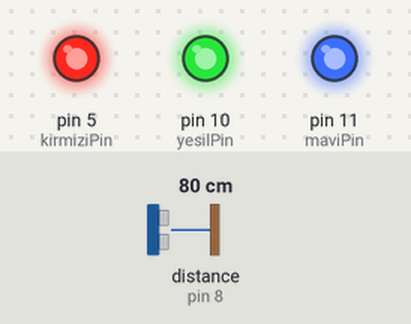
Bench run of a sketch on a simulated Arduino Uno, built with avr-gcc and run on an emulated ATmega328P. Shown: output pins drawn as LEDs (lit = HIGH). Wiring (inferred from the names in the program): ultrasonic range finder: trigger pin 9; echo pin 8. The test bench sets the inputs (shaded band); at power-on: distance to the obstacle (sensor on pin 8) 80 cm. The echo pulse lasts 58.3 µs per cm; pins used as bus, display or sensor lines are not drawn.

Above: at 0.93 s.
1.6 s: distance to the obstacle (sensor on pin 8) set to 95 cm
At 1.71 s:
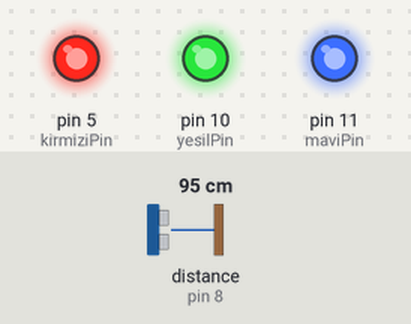
5.2 s: distance to the obstacle (sensor on pin 8) set to 104 cm
At 7.3 s:
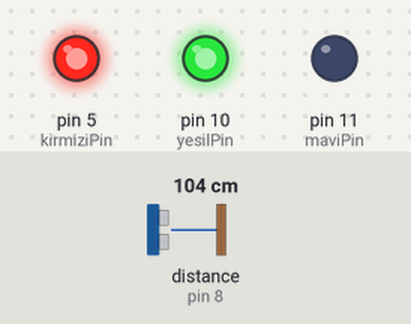
7.7 s: distance to the obstacle (sensor on pin 8) set to 2 cm
At 7.85 s:
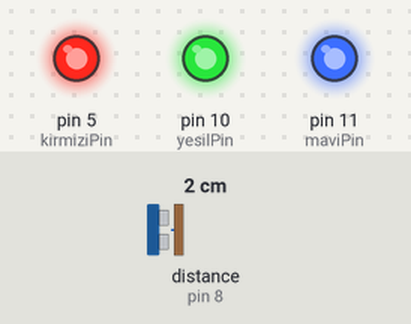
11.2 s: distance to the obstacle (sensor on pin 8) set to 47 cm
14.7 s: distance to the obstacle (sensor on pin 8) set to 56 cm
At 14.85 s:
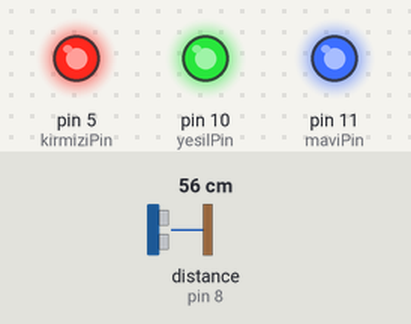
18.2 s: distance to the obstacle (sensor on pin 8) set to 120 cm
At 19.7 s:
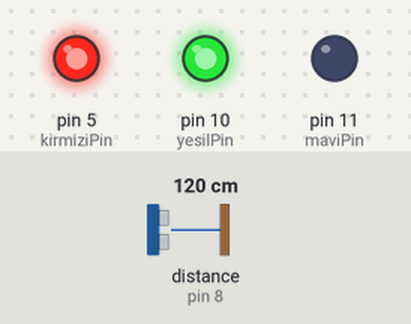
Timing chart, 0 to 21.2 s (numbered marks = the images above; inputs shaded):
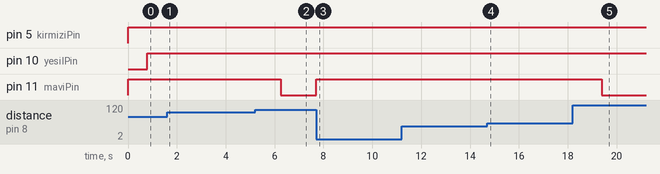

Measured:
- the behaviour switches between 100 and 101 cm on distance to the obstacle (sensor on pin 8) (found by bisection; images 1 and 2)
- after the input at 1.6 s, pin 10 (yesilPin): stays HIGH (without the input it goes to HIGH after 3.6 s)
- after the input at 5.2 s, pin 10 (yesilPin): stays HIGH (without the input it goes to HIGH after 2.5 s); pin 11 (maviPin): HIGH → LOW after 1.1 s
- after the input at 7.7 s, pin 11 (maviPin): LOW → HIGH at once
- after the input at 14.7 s, pin 5 (kirmiziPin): stays HIGH (without the input it goes to HIGH after 3.5 s)
- after the input at 18.2 s, pin 10 (yesilPin): stays HIGH (without the input it goes to HIGH after 3.6 s); pin 11 (maviPin): HIGH → LOW after 1.2 s

The sketch:

bitirmeprojesi.ino
```cpp
int kirmiziPin = 5; // RGB'nin kırmızı led bacağı için pin tanımlıyoruz

int yesilPin = 10; // RGB'nin yeşil led bacağı için pin tanımlıyoruz

int maviPin = 11; // RGB'nin mavi led bacağı için pin tanımlıyoruz

int gIndex = 0; //Yeşil renk için başlangıç değerini 0 olarak belirtiyoruz
int bIndex = 0; //Mavi renk için başlangıç değerini 0 olarak belirtiyoruz
int rIndex = 0; //Kırmızı renk için başlangıç değerini 0 olarak belirtiyoruz


#define trigPin 9 // Ultrasonik mesafe sensörünün trig bacağı için pin tanımlıyoruz

#define echoPin 8 // Ultrasonik mesafe sensörünün echo bacağı için pin tanımlıyoruz

void setup()

{
  Serial.begin (9600); // Seri haberleşme hızını ayarlıyoruz
  //ultrasonik sensör üzerindeki trig pin sinyali gönderir, echo pin ise sinyali alır.
  //Yani Trig pin veri gönderdiği için output, Echo pin veri aldığı için inputtur. Aşağıda bunları belirliyoruz.
  pinMode(trigPin, OUTPUT);

  pinMode(echoPin, INPUT);

  pinMode(kirmiziPin, OUTPUT); //Kırmızı bacağın bağlı olduğu pini output olarak ayarlıyoruz.

  pinMode(yesilPin, OUTPUT); //Yeşil bacağın bağlı olduğu pini output olarak ayarlıyoruz.

  pinMode(maviPin, OUTPUT); //Mavi bacağın bağlı olduğu pini output olarak ayarlıyoruz.

}

void loop()

{
  long sure, distance; // Süreyi ve mesafeyi tanımlıyoruz
  digitalWrite(trigPin, LOW);  // Sensör kapatıldı
  delayMicroseconds(2); // 2 ms beklenildi
  digitalWrite(trigPin, HIGH); // Sensöre dalga üretmesi için komut gönderildi
  delayMicroseconds(10); // 10 ms beklenildi
  digitalWrite(trigPin, LOW); // Yeni dalgaların üretilmemesi için tekrar kapatıldı.
  sure = pulseIn(echoPin, HIGH); // Süreyi hesaplıyoruz
  distance = (sure / 2) / 29.1; // Ölçülen süre ile uzaklığı hesaplıyoruz

  //int rIndex, gIndex, bIndex;

  if (distance >= 0 && distance < 50) //eğer mesafe 0-50 cm arasında ise,
  {
    gIndex = 0; //Yeşil rengi 0 yap yani söndür
    bIndex = 0; // Aynı şekilde mabi rengide 0 yap
    //gIndex ve bIndex'i sıfırlayarak yeşil ve mavi rengi söndürüyor,sadece kırmızı rengi yakıyoruz.
    for (rIndex; rIndex <= 255; rIndex++)// Kırmızı renk değerini bir bir arttırarak ışık yanarken fade efekti veriyoruz.
    {
      changeColour(rIndex, gIndex, bIndex);
      delay(3); //3 ms bekliyoruz, bu sayıyı arttırırsanız daha yavaş bir şekilde yanacaktır
    }
  }
  if (distance >= 50 && distance < 100) // eğer mesage 50-100 cm arasında ise,
  {
    rIndex = 0; // kırmızı rengi 0 yap
    bIndex = 0; // mavi rengi 0 yap
    for (gIndex; gIndex <= 255; gIndex++) // Yeşil renk değerini bir bir arttırarak ışık yanarken fade efekti veriyoruz.
    {
      changeColour(rIndex, gIndex, bIndex);
      delay(3); //3 ms bekliyoruz, bu sayıyı arttırırssanız daha yavaş bir şekilde yanacaktır.
    }

  }
  if (distance >= 100 && distance < 150) // eğer mesafe 100-150 cm arasında ise,
  {
    rIndex = 0; // Kırmızı rengi 0 yap
    gIndex = 0; // Yeşil rengi 0 yap
    for (bIndex ; bIndex <= 255; bIndex++) // Mavi renk değerini bir bir arttır
    {
      changeColour(rIndex, gIndex, bIndex);
      delay(3);
    }

  }
  else // eğer yukarıdaki koşulların hiçbirini karşılamıyorsa,
  {
    rIndex = 0; //kırmızıyı sıfır yap
    gIndex = 0; // yeşili sıfır yap
    bIndex = 0; //maviyi sıfır yap
    //yani mesafe<0 ve mesafe>150 olursa hiçbir renk yanmayacak.
    changeColour(rIndex, gIndex, bIndex);
  }


}

void changeColour(int kirmizi, int yesil, int mavi) //renk değişimleri için renkleri tanımlıyoruz

{

  kirmizi = 255 - kirmizi; //ölçülen kırmızı değerden yeni bir kırmızı elde edilerek sürekli kırmızı yanmasını sağlar, tek seferlik çalışmaz

  yesil = 255 - yesil; //ölçülen yesil  değerden yeni bir yeşil elde edilerek sürekli yeşişl yanmasını sağlar, tek seferlik çalışmaz

  mavi = 255 - mavi; //ölçülen mavi değerden yeni bir mavi elde edilerek sürekli mavi yanmasını sağlar, tek seferlik çalışmaz

  analogWrite(kirmiziPin, kirmizi); //kirmiziPin'de kırmızı rengin yandığını belirtiyoruz

  analogWrite(yesilPin, yesil); //yesilPin'de yeşil rengin yandığını belirtiyoruz

  analogWrite(maviPin, mavi); //maviPin'de mavi rengin yandığını belirtiyoruz


}
```
